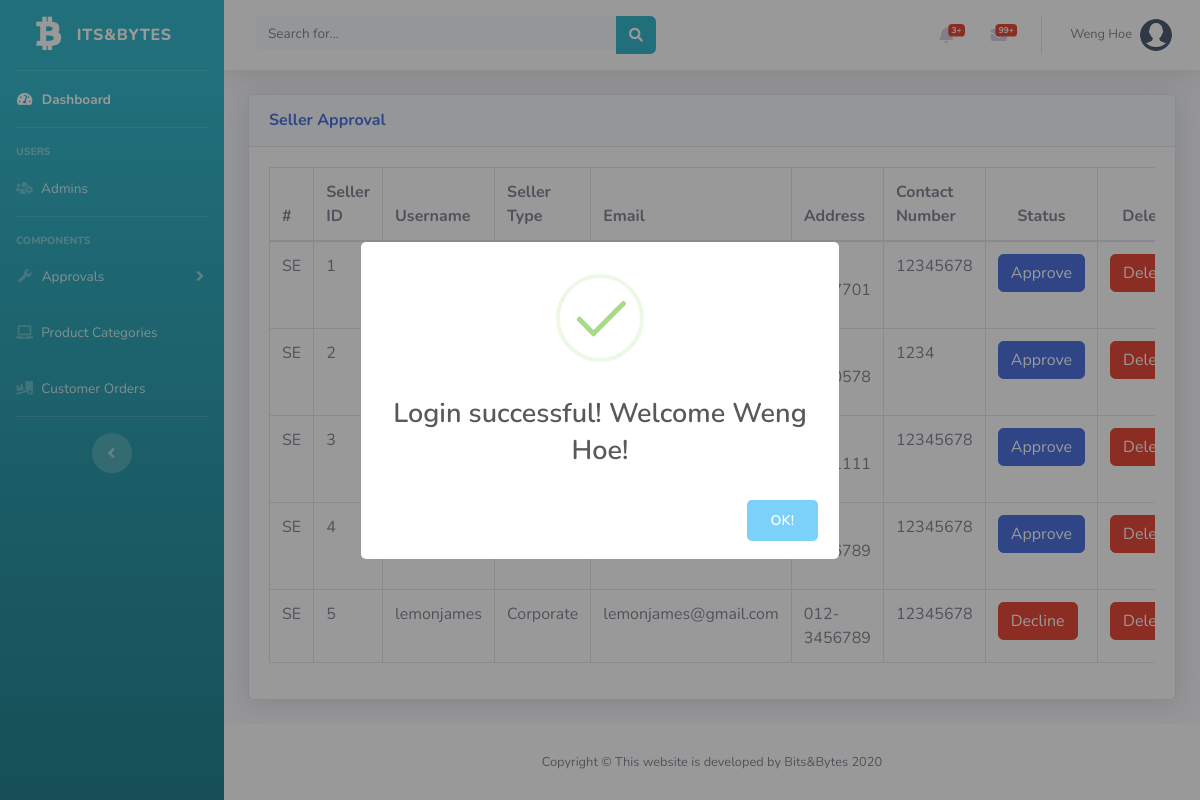
/Admin/seller_approvals.php (signed in), run on the app's committed database.
### tables this page shows
CREATE TABLE IF NOT EXISTS `seller` (
  `SellerID` int(11) NOT NULL AUTO_INCREMENT,
  `Username` char(50) NOT NULL,
  `ShopName` varchar(255) NOT NULL,
  `SellerType` char(15) NOT NULL,
  `Email` varchar(50) NOT NULL,
  `Address` text NOT NULL,
  `ContactNumber` varchar(15) NOT NULL,
  `Password` varchar(255) NOT NULL,
  `Status` char(10) NOT NULL,
  PRIMARY KEY (`SellerID`)
);

### Admin/seller_approvals.php (the view, shortened to what this page needs)
<?php
include('security.php');
include('includes/header.php');
include('includes/navbar.php');
$sql="select * from seller order by SellerID asc";
$res=mysqli_query($connection,$sql);
?>
<div class="container-fluid">
<div class="card shadow mb-4">
  <div class="card-header py-3">
    <h6 class="m-0 font-weight-bold text-primary">Seller Approval </h6>
  </div>
  <div class="card-body">
    <div class="table-responsive">
      <table class="table table-bordered" id="dataTable" width="100%" cellspacing="0">
        <thead>
          <tr>
          <th> # </th>
            <th> Seller ID </th>
            <th> Username </th>
            <th> Seller Type </th>
            <th> Email </th>
            <th> Address </th>
            <th> Contact Number </th>
            <th style="text-align:center;">Status </th>
            <th style="text-align:center;">Delete </th>
          </tr>
        </thead>
        <tbody>
        <?php
        if(mysqli_num_rows($res) > 0)
        {
			$i="SE";
            while($row=mysqli_fetch_assoc($res))
            {
                ?>
				<tr>
					<td class="serial"><?php echo $i?></td>
					<td><?php echo $row['SellerID']?></td>
				    <td><?php echo $row['Username']?></td>
					<td><?php echo $row['SellerType']?></td>
					<td><?php echo $row['Email']?></td>
					<td><?php echo $row['ContactNumber']?></td>
					<td><?php echo $row['Password']?></td>
					<td>
                    <?php
						if($row['Status']=='Approve'){
							echo "<span><a href='?type=Status&operation=decline&id=".$row['SellerID']."' class='btn btn-primary'>Approve</a></span>&nbsp;";
						}else{
							echo "<span><a href='?type=Status&operation=approve&id=".$row['SellerID']."'  class='btn btn-danger'>Decline</a></span>&nbsp;";
						}
					?>
                    </td>
                    <td>
                    <form action="code.php" method="post">
                    <button type="submit" name="delete_seller" class="btn btn-danger">Delete</button>
                    </form>
                    </td>
				</tr>
                <?php
                }
        }
            else{
                echo "No Record Found";
            }
                ?>
        </tbody>
      </table>
    </div>
  </div>
</div>
</div>
<?php
include('includes/footer.php');
?>

### data on the page
seller: SellerID "1", Password "12345678"
seller: SellerID "2", Password "1234"
seller: SellerID "3", Password "12345678"
seller: SellerID "4", Password "12345678"
seller: SellerID "5", Username "lemonjames", SellerType "Corporate", Email "lemonjames@gmail.com", ContactNumber "012-3456789", Password "12345678"

### other printed values
$_SESSION['username'] "Weng Hoe"
